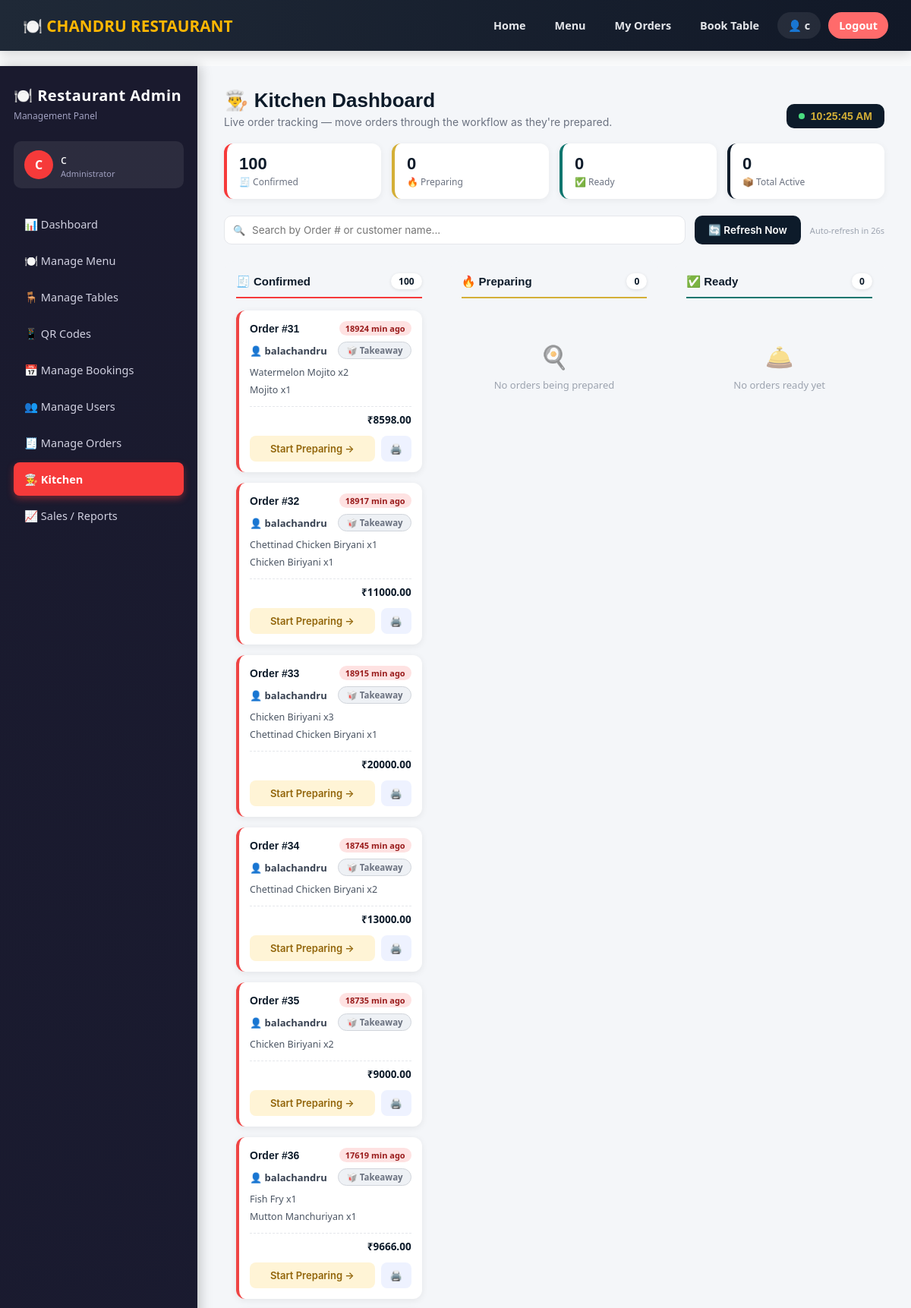
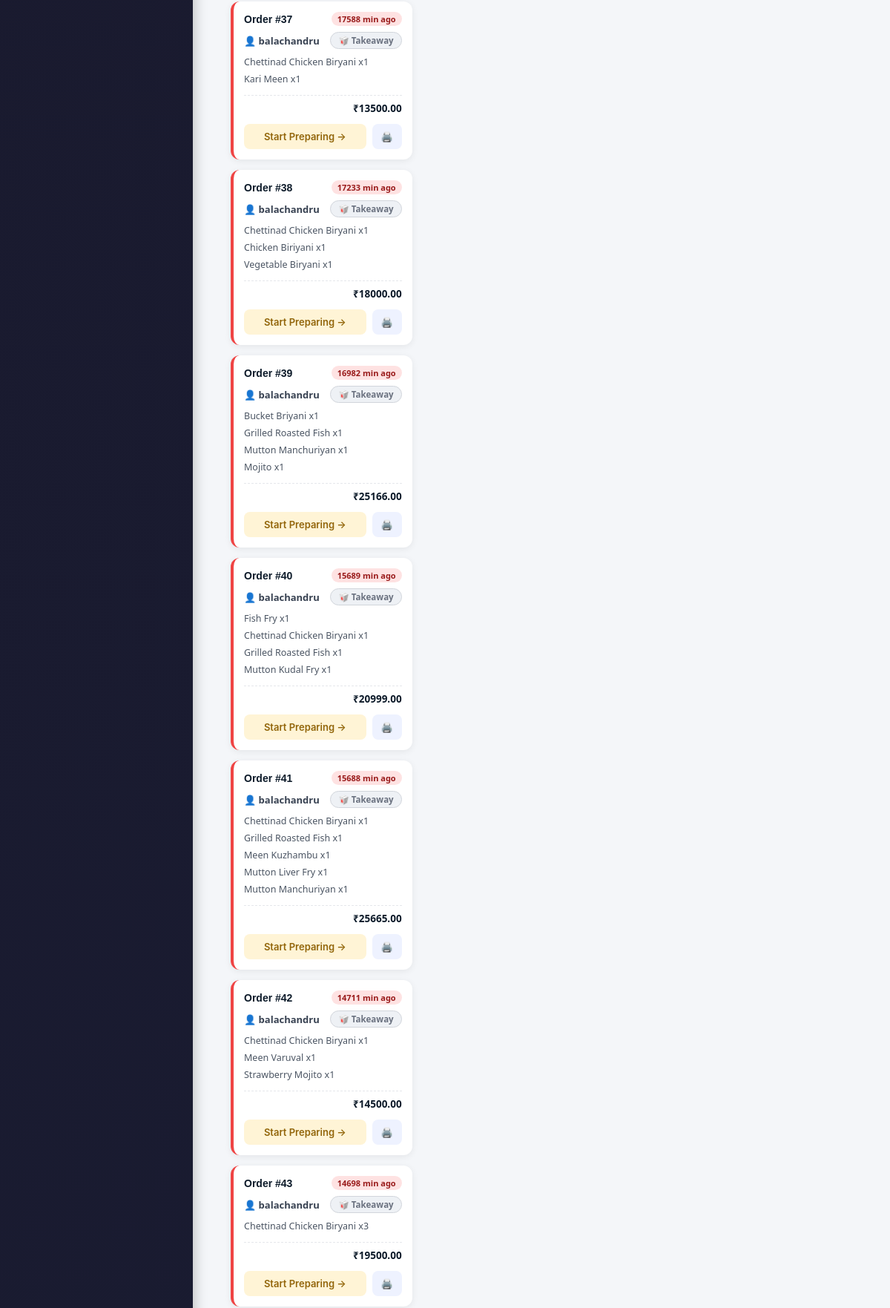
Screenshot of /dashboard/kitchen/ (signed in, upper part) with the database file from the repository (2 pictures, top to bottom).
### orders/models.py (models this page shows, shortened)
class Order(models.Model):
    STATUS_CHOICES = [
        ('pending', 'Pending'),
        ('confirmed', 'Confirmed'),
        ('preparing', 'Preparing'),
        ('ready', 'Ready'),
        ('delivered', 'Delivered'),
        ('cancelled', 'Cancelled'),
    ]
    user = models.ForeignKey(User, on_delete=models.CASCADE, related_name='orders')
    table = models.ForeignKey(Table, on_delete=models.SET_NULL, null=True, blank=True, related_name='orders')
    status = models.CharField(max_length=20, choices=STATUS_CHOICES, default='pending')
    coupon = models.ForeignKey(Coupon, on_delete=models.SET_NULL, null=True, blank=True, related_name='orders')
    discount_amount = models.DecimalField(max_digits=10, decimal_places=2, default=0)
    total_amount = models.DecimalField(max_digits=10, decimal_places=2, default=0)
    created_at = models.DateTimeField(auto_now_add=True)
    class Meta:
        ordering = ['-created_at']

class OrderItem(models.Model):
    order = models.ForeignKey(Order, on_delete=models.CASCADE, related_name='items')
    food_item = models.ForeignKey(FoodItem, on_delete=models.CASCADE)
    quantity = models.PositiveIntegerField(default=1)
    price = models.DecimalField(max_digits=8, decimal_places=2)

### menu/models.py (models this page shows, shortened)
class FoodItem(models.Model):
    category = models.ForeignKey(
        Category, on_delete=models.CASCADE, related_name='items'
    )
    name = models.CharField(max_length=150)
    description = models.TextField(blank=True)
    price = models.DecimalField(max_digits=8, decimal_places=2)
    image = models.ImageField(upload_to='food_images/', blank=True, null=True)
    is_available = models.BooleanField(default=True)
    is_veg = models.BooleanField(default=True)  # True = Veg, False = Non-Veg
    created_at = models.DateTimeField(auto_now_add=True)
    class Meta:
        ordering = ['name']

### dashboard/views.py (the view)
# urls.py: path('kitchen/', views.kitchen_dashboard, name='kitchen_dashboard'),
@admin_required
def kitchen_dashboard(request):
    confirmed_orders = Order.objects.filter(status='confirmed').order_by('created_at')
    preparing_orders = Order.objects.filter(status='preparing').order_by('created_at')
    ready_orders = Order.objects.filter(status='ready').order_by('created_at')
    context = {
        'confirmed_orders': confirmed_orders,
        'preparing_orders': preparing_orders,
        'ready_orders': ready_orders,
    }
    return render(request, 'dashboard/kitchen.html', context)

### templates/dashboard/kitchen.html (shortened to what this page needs)
{% extends "dashboard/base_admin.html" %}
{% block admin_content %}
<div class="kitchen-header">
  <div>
    <h1>👨‍🍳 Kitchen Dashboard</h1>
    <p>Live order tracking — move orders through the workflow as they're prepared.</p>
  </div>
  <div class="kitchen-clock"><span class="dot"></span> <span id="liveClock"></span></div>
</div>
<div class="kitchen-stats">
  <div class="stat-box" style="border-left-color:#F63A3A;">
    <div class="stat-num">{{ confirmed_orders|length }}</div>
    <div class="stat-label">🧾 Confirmed</div>
  </div>
  <div class="stat-box" style="border-left-color:#d4af37;">
    <div class="stat-num">{{ preparing_orders|length }}</div>
    <div class="stat-label">🔥 Preparing</div>
  </div>
  <div class="stat-box" style="border-left-color:#0f766e;">
    <div class="stat-num">{{ ready_orders|length }}</div>
    <div class="stat-label">✅ Ready</div>
  </div>
  <div class="stat-box" style="border-left-color:#0d1b2a;">
    <div class="stat-num">{{ confirmed_orders|length|add:preparing_orders|length|add:ready_orders|length }}</div>
    <div class="stat-label">📦 Total Active</div>
  </div>
</div>
<div class="kitchen-toolbar">
  <div class="kitchen-search">
    <input type="text" id="orderSearch" placeholder="Search by Order # or customer name..." onkeyup="filterOrders()">
  </div>
  <button class="refresh-btn" onclick="location.reload()">🔄 Refresh Now</button>
  <span class="refresh-timer">Auto-refresh in <span id="countdown">30</span>s</span>
</div>
<div class="kitchen-board">
  <div class="kitchen-column col-confirmed">
    <div class="kitchen-column-header">
      <h3>🧾 Confirmed</h3>
      <span class="kitchen-count">{{ confirmed_orders|length }}</span>
    </div>
    {% for order in confirmed_orders %}
      <div class="order-card" data-time="{{ order.created_at|date:'c' }}" data-search="order #{{ order.id }} {{ order.user.username|lower }}">
        <div class="order-card-top">
          <span class="order-id">Order #{{ order.id }}</span>
          <span class="order-time-badge time-ago">just now</span>
        </div>
        <div class="order-user">
          <span>👤 {{ order.user.username }}</span>
          {% if order.table %}
            <span class="order-table-badge">🪑 Table {{ order.table.number }}</span>
          {% else %}
            <span class="order-table-badge takeaway">🥡 Takeaway</span>
          {% endif %}
        </div>
        <ul class="order-items">
          {% for item in order.items.all %}
            <li><span>{{ item.food_item.name }} x{{ item.quantity }}</span></li>
          {% endfor %}
        </ul>
        <div class="order-total">₹{{ order.total_amount }}</div>
        <div class="order-actions">
          <a href="{% url 'dashboard:update_order_status' order.id 'preparing' %}" class="order-action-btn btn-to-preparing">Start Preparing →</a>
          <a href="javascript:window.print()" class="order-action-btn btn-print" title="Print ticket">🖨️</a>
        </div>
      </div>
    {% empty %}
      <div class="empty-col"><span class="empty-icon">🧊</span>No confirmed orders</div>
    {% endfor %}
  </div>
  <div class="kitchen-column col-preparing">
    <div class="kitchen-column-header">
      <h3>🔥 Preparing</h3>
      <span class="kitchen-count">{{ preparing_orders|length }}</span>
    </div>
    {% for order in preparing_orders %}
      <div class="order-card" data-time="{{ order.created_at|date:'c' }}" data-search="order #{{ order.id }} {{ order.user.username|lower }}">
        <div class="order-card-top">
          <span class="order-id">Order #{{ order.id }}</span>
          <span class="order-time-badge time-ago">just now</span>
        </div>
        <div class="order-user">
          <span>👤 {{ order.user.username }}</span>
          {% if order.table %}
            <span class="order-table-badge">🪑 Table {{ order.table.number }}</span>
          {% else %}
            <span class="order-table-badge takeaway">🥡 Takeaway</span>
          {% endif %}
        </div>
        <ul class="order-items">
          {% for item in order.items.all %}
            <li><span>{{ item.food_item.name }} x{{ item.quantity }}</span></li>
          {% endfor %}
        </ul>
        <div class="order-total">₹{{ order.total_amount }}</div>
        <div class="order-actions">
          <a href="{% url 'dashboard:update_order_status' order.id 'ready' %}" class="order-action-btn btn-to-ready">Mark Ready →</a>
          <a href="javascript:window.print()" class="order-action-btn btn-print" title="Print ticket">🖨️</a>
        </div>
      </div>
    {% empty %}
      <div class="empty-col"><span class="empty-icon">🍳</span>No orders being prepared</div>
    {% endfor %}
  </div>
  <div class="kitchen-column col-ready">
    <div class="kitchen-column-header">
      <h3>✅ Ready</h3>
      <span class="kitchen-count">{{ ready_orders|length }}</span>
    </div>
    {% for order in ready_orders %}
      <div class="order-card" data-time="{{ order.created_at|date:'c' }}" data-search="order #{{ order.id }} {{ order.user.username|lower }}">
        <div class="order-card-top">
          <span class="order-id">Order #{{ order.id }}</span>
          <span class="order-time-badge time-ago">just now</span>
        </div>
        <div class="order-user">
          <span>👤 {{ order.user.username }}</span>
          {% if order.table %}
            <span class="order-table-badge">🪑 Table {{ order.table.number }}</span>
          {% else %}
            <span class="order-table-badge takeaway">🥡 Takeaway</span>
          {% endif %}
        </div>
        <ul class="order-items">
          {% for item in order.items.all %}
            <li><span>{{ item.food_item.name }} x{{ item.quantity }}</span></li>
          {% endfor %}
        </ul>
        <div class="order-total">₹{{ order.total_amount }}</div>
        <div class="order-actions">
          <a href="{% url 'dashboard:update_order_status' order.id 'delivered' %}" class="order-action-btn btn-to-delivered">Mark Delivered →</a>
          <a href="javascript:window.print()" class="order-action-btn btn-print" title="Print ticket">🖨️</a>
        </div>
      </div>
    {% empty %}
      <div class="empty-col"><span class="empty-icon">🛎️</span>No orders ready yet</div>
    {% endfor %}
  </div>
</div>
{% endblock %}

### templates/dashboard/base_admin.html (shortened to what this page needs)
{% extends "base.html" %}
{% block content %}
<div class="admin-wrapper">
  <nav class="admin-sidebar">
    <h2>🍽️ Restaurant Admin</h2>
    <div class="subtitle">Management Panel</div>
    <div class="admin-user-card">
      <div class="avatar">{{ request.user.username|slice:":1"|upper }}</div>
      <div class="info">
        {{ request.user.username }}
        <small>Administrator</small>
      </div>
    </div>
    <div class="admin-nav">
      <a href="{% url 'dashboard:admin_home' %}" class="{% if request.resolver_match.url_name == 'admin_home' %}active{% endif %}">📊 Dashboard</a>
      <a href="{% url 'dashboard:manage_menu' %}" class="{% if request.resolver_match.url_name == 'manage_menu' %}active{% endif %}">🍽️ Manage Menu</a>
      <a href="{% url 'dashboard:manage_tables' %}" class="{% if request.resolver_match.url_name == 'manage_tables' %}active{% endif %}">🪑 Manage Tables</a>
      <a href="{% url 'dashboard:table_qr_codes' %}" class="{% if request.resolver_match.url_name == 'table_qr_codes' %}active{% endif %}">📱 QR Codes</a>
      <a href="{% url 'dashboard:manage_bookings' %}" class="{% if request.resolver_match.url_name == 'manage_bookings' %}active{% endif %}">📅 Manage Bookings</a>
      <a href="{% url 'dashboard:manage_users' %}" class="{% if request.resolver_match.url_name == 'manage_users' %}active{% endif %}">👥 Manage Users</a>
      <a href="{% url 'dashboard:manage_orders' %}" class="{% if request.resolver_match.url_name == 'manage_orders' %}active{% endif %}">🧾 Manage Orders</a>
      <a href="{% url 'dashboard:kitchen_dashboard' %}" class="{% if request.resolver_match.url_name == 'kitchen_dashboard' %}active{% endif %}">👨‍🍳 Kitchen</a>
      <a href="{% url 'dashboard:sales_reports' %}" class="{% if request.resolver_match.url_name == 'sales_reports' %}active{% endif %}">📈 Sales / Reports</a>
    </div>
  </nav>
  <main class="admin-main">
    {% block admin_content %}{% endblock %}
  </main>
</div>
{% endblock %}

### templates/includes/navbar.html (shortened to what this page needs)
<nav class="navbar">
    <a href="{% url 'home' %}" class="brand">🍽️ CHANDRU RESTAURANT</a>
    <div class="nav-links">
        <a href="{% url 'home' %}">Home</a>
        <a href="{% url 'menu_list' %}">Menu</a>
        {% if user.is_authenticated %}
            <a href="{% url 'orders:order_history' %}">My Orders</a>
            <a href="{% url 'book_table' %}">Book Table</a>
            <a href="{% url 'accounts:profile' %}" class="nav-profile">
                👤 {{ user.get_full_name|default:user.username }}
            </a>
            <a href="{% url 'accounts:logout' %}" class="nav-cta">Logout</a>
        {% else %}
            <a href="{% url 'accounts:login' %}">Login</a>
            <a href="{% url 'accounts:signup' %}" class="nav-cta">Signup</a>
        {% endif %}
    </div>
</nav>

### static/css/style.css (style rules this page uses)
* { margin: 0; padding: 0; box-sizing: border-box; }
body { font-family: 'Segoe UI', sans-serif; background-color: #f9fafb; color: #1f2937; }
a { text-decoration: none; }

### templates/includes/navbar.html (style rules this page uses)
.navbar { display: flex; justify-content: space-between; align-items: center; background: linear-gradient(90deg, #1f2937, #111827); padding: 16px 30px; flex-wrap: wrap; box-shadow: 0 4px 15px rgba(0,0,0,0.15); }
.navbar a { text-decoration: none; }
.navbar .brand { font-size: 1.3rem; font-weight: 800; color: #ffb703; text-decoration: none; }
.nav-links { display: flex; gap: 10px; align-items: center; flex-wrap: wrap; }
.nav-links a { color: #e5e7eb; font-weight: 600; font-size: 0.9rem; padding: 8px 14px; border-radius: 20px; text-decoration: none; transition: background-color 0.2s, color 0.2s; white-space: nowrap; }
.nav-links a.nav-cta { background-color: #ff6b6b; color: #fff; }
.nav-links a.nav-profile { background-color: rgba(255, 255, 255, 0.08); display: flex; align-items: center; gap: 6px; }

### templates/dashboard/base_admin.html (style rules this page uses)
.admin-wrapper { display: flex; min-height: 100vh; font-family: 'Segoe UI', sans-serif; background: #f4f6f9; width: 100vw; margin-left: calc(-50vw + 50%); margin-right: calc(-50vw + 50%); }
.admin-sidebar { width: 260px; background: linear-gradient(180deg, #1a1a2e 0%, #16213e 100%); color: #fff; padding: 25px 18px; box-shadow: 4px 0 15px rgba(0,0,0,0.2); display: flex; flex-direction: column; flex-shrink: 0; }
.admin-sidebar h2 { font-size: 20px; font-weight: 700; margin-bottom: 5px; letter-spacing: 0.5px; }
.admin-sidebar .subtitle { font-size: 12px; color: #a0a0c0; margin-bottom: 25px; }
.admin-user-card { background: rgba(255,255,255,0.08); border-radius: 10px; padding: 12px 14px; margin-bottom: 25px; display: flex; align-items: center; gap: 10px; }
.admin-user-card .avatar { width: 38px; height: 38px; border-radius: 50%; background: #F63A3A; display: flex; align-items: center; justify-content: center; font-weight: bold; font-size: 16px; }
.admin-user-card .info small { color: #a0a0c0; display: block; font-size: 11px; }
.admin-nav { display: flex; flex-direction: column; gap: 4px; flex: 1; }
.admin-nav a { color: #d0d0e0; text-decoration: none; padding: 12px 14px; border-radius: 8px; font-size: 14.5px; display: flex; align-items: center; gap: 10px; transition: all 0.2s ease; }
.admin-nav a.active { background: #F63A3A; color: #fff; font-weight: 600; box-shadow: 0 4px 10px rgba(246,58,58,0.4); }
.admin-main { flex: 1; padding: 30px 35px; min-width: 0; }

### rows the page displays
Order: id "31", user.username "balachandru", shows "🥡 Takeaway", total_amount "8598.00"
OrderItem: food_item.name "Watermelon Mojito", quantity "2"
OrderItem: food_item.name "Mojito", quantity "1"
Order: id "32", user.username "balachandru", shows "🥡 Takeaway", total_amount "11000.00"
OrderItem: food_item.name "Chettinad Chicken Biryani", quantity "1"
OrderItem: food_item.name "Chicken Biriyani", quantity "1"
Order: id "33", user.username "balachandru", shows "🥡 Takeaway", total_amount "20000.00"
OrderItem: food_item.name "Chicken Biriyani", quantity "3"
OrderItem: food_item.name "Chettinad Chicken Biryani", quantity "1"
Order: id "34", user.username "balachandru", shows "🥡 Takeaway", total_amount "13000.00"
OrderItem: food_item.name "Chettinad Chicken Biryani", quantity "2"
Order: id "35", user.username "balachandru", shows "🥡 Takeaway", total_amount "9000.00"
OrderItem: food_item.name "Chicken Biriyani", quantity "2"
Order: id "36", user.username "balachandru", shows "🥡 Takeaway", total_amount "9666.00"
OrderItem: food_item.name "Fish Fry", quantity "1"
OrderItem: food_item.name "Mutton Manchuriyan", quantity "1"
Order: id "37", user.username "balachandru", shows "🥡 Takeaway", total_amount "13500.00"
OrderItem: food_item.name "Chettinad Chicken Biryani", quantity "1"
OrderItem: food_item.name "Kari Meen", quantity "1"
Order: id "38", user.username "balachandru", shows "🥡 Takeaway", total_amount "18000.00"
OrderItem: food_item.name "Chettinad Chicken Biryani", quantity "1"
OrderItem: food_item.name "Chicken Biriyani", quantity "1"
OrderItem: food_item.name "Vegetable Biryani", quantity "1"
Order: id "39", user.username "balachandru", shows "🥡 Takeaway", total_amount "25166.00"
OrderItem: food_item.name "Bucket Briyani", quantity "1"
OrderItem: food_item.name "Grilled Roasted Fish", quantity "1"
OrderItem: food_item.name "Mutton Manchuriyan", quantity "1"
OrderItem: food_item.name "Mojito", quantity "1"
Order: id "40", user.username "balachandru", shows "🥡 Takeaway", total_amount "20999.00"
OrderItem: food_item.name "Fish Fry", quantity "1"
OrderItem: food_item.name "Chettinad Chicken Biryani", quantity "1"
OrderItem: food_item.name "Grilled Roasted Fish", quantity "1"
OrderItem: food_item.name "Mutton Kudal Fry", quantity "1"
Order: id "41", user.username "balachandru", shows "🥡 Takeaway", total_amount "25665.00"
OrderItem: food_item.name "Chettinad Chicken Biryani", quantity "1"
OrderItem: food_item.name "Grilled Roasted Fish", quantity "1"
OrderItem: food_item.name "Meen Kuzhambu", quantity "1"
OrderItem: food_item.name "Mutton Liver Fry", quantity "1"
OrderItem: food_item.name "Mutton Manchuriyan", quantity "1"
Order: id "42", user.username "balachandru", shows "🥡 Takeaway", total_amount "14500.00"
OrderItem: food_item.name "Chettinad Chicken Biryani", quantity "1"
OrderItem: food_item.name "Meen Varuval", quantity "1"
OrderItem: food_item.name "Strawberry Mojito", quantity "1"
Order: id "43", user.username "balachandru", shows "🥡 Takeaway", total_amount "19500.00"
OrderItem: food_item.name "Chettinad Chicken Biryani", quantity "3"

### other values shown
{{ user.get_full_name|default:user.username }} "c"
{{ request.user.username|slice:":1"|upper }} "C"
{{ request.user.username }} "c"
{{ confirmed_orders|length }} "100"
{{ preparing_orders|length }} "0"
{{ ready_orders|length }} "0"
